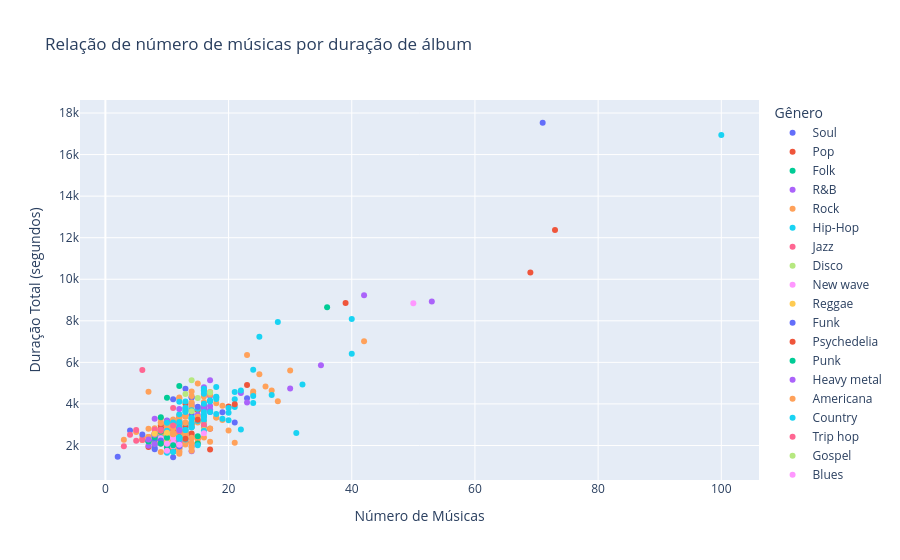

The notebook cell saved with this chart:
### Markdown cell above
Rock é o gênero mais presente na lista. De 500 álbuns, 203 são desse gênero musical.

### Code cell
fig = px.scatter(
    df,
    x='number_of_songs',
    y='durations_in_seconds',
    color='genre',
    hover_data=['artist', 'genre'],
    title='Relação de número de músicas por duração de álbum',
    labels={
        'number_of_songs': 'Número de Músicas',
        'durations_in_seconds': 'Duração Total (segundos)',
        'genre': 'Gênero'
    },
)

fig.show()

### Figure 1 — Plotly figure (JSON) as saved in the notebook; plotly's stock layout.template omitted (floating-point values rounded to 4 significant figures; data arrays with more than 128 entries replaced by an {"elided": "..."} marker saying what was removed)
{"data": [{"customdata": [["Marvin Gaye", "Soul"], ["Aretha Franklin", "Soul"], ["D’Angelo", "Soul"], ["Amy Winehouse", "Soul"], ["Stevie Wonder", "Soul"], ["Stevie Wonder", "Soul"], ["Curtis Mayfield", "Soul"], ["Erykah Badu", "Soul"], ["Erykah Badu", "Soul"], ["Otis Redding", "Soul"], ["D’Angelo", "Soul"], ["Sade", "Soul"], ["Sam Cooke", "Soul"], ["Curtis Mayfield", "Soul"], ["Bill Withers", "Soul"], ["Al Green", "Soul"], ["Solange", "Soul"], ["Bill Withers", "Soul"], ["Sly and the Family Stone", "Soul"], ["Stevie Wonder", "Soul"], ["Isaac Hayes", "Soul"], ["Aretha Franklin", "Soul"], ["Ike and Tina Turner", "Soul"], ["D’Angelo and the Vanguard", "Soul"], ["The Beach Boys", "Soul"], ["Smokey Robinson and the Miracles", "Soul"], ["Earth, Wind and Fire", "Soul"], ["Marvin Gaye", "Soul"], ["Al Green", "Soul"], ["Otis Redding", "Soul"], ["Al Green", "Soul"], ["Laura Nyro", "Soul"], ["The Isley Brothers", "Soul"], ["Maxwell", "Soul"], ["Marvin Gaye", "Soul"]], "hovertemplate": "Gênero=%{customdata[1]}<br>Número de Músicas=%{x}<br>Duração Total (segundos)=%{y}<br>artist=%{customdata[0]}<extra></extra>", "legendgroup": "Soul", "marker": {"color": "#636efa", "symbol": "circle"}, "mode": "markers", "name": "Soul", "orientation": "v", "showlegend": true, "type": "scatter", "x": [9, 14, 13, 11, 9, 10, 9, 14, 14, 11, 10, 9, 9, 8, 12, 9, 21, 10, 12, 9, 4, 12, 23, 12, 11, 12, 8, 8, 9, 12, 10, 13, 9, 9, 14], "xaxis": "x", "y": [2132, 1971, 4734, 2096, 2632, 2609, 2218, 3495, 4310, 1942, 3197, 2671, 2249, 2428, 2137, 2099, 3103, 2174, 2396, 2855, 2724, 2686, 4271, 3354, 1434, 2029, 2303, 1896, 2107, 2175, 2194, 2775, 2335, 2241, 4311], "yaxis": "y"}, {"customdata": [["The Beach Boys", "Pop"], ["Prince and the Revolution", "Pop"], ["Michael Jackson", "Pop"], ["Kate Bush", "Pop"], ["Dusty Springfield", "Pop"], ["Taylor Swift", "Pop"], ["Fiona Apple", "Pop"], ["Joni Mitchell", "Pop"], ["Janet Jackson", "Pop"], ["The Smiths", "Pop"], ["Adele", "Pop"], ["Madonna", "Pop"], ["George Michael", "Pop"], ["R.E.M", "Pop"], ["Depeche Mode", "Pop"], ["Michael Jackson", "Pop"], ["Robyn", "Pop"], ["Fiona Apple", "Pop"], ["Madonna", "Pop"], ["Rihanna", "Pop"], ["The Zombies", "Pop"], ["Cocteau Twins", "Pop"], ["Whitney Houston", "Pop"], ["New Order", "Pop"], ["Randy Newman", "Pop"], ["Björk", "Pop"], ["Peter Gabriel", "Pop"], ["ABBA", "Pop"], ["Rosalía", "Pop"], ["Madonna", "Pop"], ["Roxy Music", "Pop"], ["Brian Eno", "Pop"], ["Janet Jackson", "Pop"], ["Olivia Rodrigo", "Pop"], ["Tame Impala", "Pop"], ["The Kinks", "Pop"], ["Mariah Carey", "Pop"], ["Taylor Swift", "Pop"], ["Billie Eilish", "Pop"], ["Brian Wilson", "Pop"], ["Magnetic Fields", "Pop"], ["Pet Shop Boys", "Pop"], ["Britney Spears", "Pop"], ["Fiona Apple", "Pop"], ["Lorde", "Pop"], ["The Kinks", "Pop"], ["Selena", "Pop"], ["Belle and Sebastian", "Pop"], ["Lady Gaga", "Pop"], ["Phil Spector", "Pop"], ["Harry Styles", "Pop"], ["The Ronettes", "Pop"], ["Shakira", "Pop"], ["Suicide", "Pop"]], "hovertemplate": "Gênero=%{customdata[1]}<br>Número de Músicas=%{x}<br>Duração Total (segundos)=%{y}<br>artist=%{customdata[0]}<extra></extra>", "legendgroup": "Pop", "marker": {"color": "#EF553B", "symbol": "circle"}, "mode": "markers", "name": "Pop", "orientation": "v", "showlegend": true, "type": "scatter", "x": [13, 9, 9, 12, 11, 16, 10, 11, 9, 10, 11, 17, 9, 12, 9, 10, 15, 10, 13, 13, 12, 10, 10, 8, 17, 11, 9, 39, 11, 11, 10, 14, 20, 11, 13, 15, 14, 13, 14, 17, 69, 10, 12, 12, 11, 13, 10, 10, 14, 73, 13, 12, 11, 7], "xaxis": "x", "y": [2157, 2635, 2536, 2853, 1959, 3909, 2559, 2218, 2508, 2208, 2892, 4412, 2977, 2651, 2822, 2639, 3700, 2559, 4012, 2616, 2118, 2262, 2814, 2554, 1807, 2770, 2516, 8858, 1813, 3076, 2246, 2455, 3874, 2081, 3072, 2351, 3010, 2921, 2575, 2809, 10323, 2872, 2617, 3034, 2459, 2177, 2127, 2477, 3667, 12372, 2508, 2194, 2466, 1927], "yaxis": "y"}, {"customdata": [["Joni Mitchell", "Folk"], ["John Prine", "Folk"], ["Taylor Swift", "Folk"], ["Leonard Cohen", "Folk"], ["Nick Drake", "Folk"], ["Elliott Smith", "Folk"], ["Tracy Chapman", "Folk"], ["Bon Iver", "Folk"]], "hovertemplate": "Gênero=%{customdata[1]}<br>Número de Músicas=%{x}<br>Duração Total (segundos)=%{y}<br>artist=%{customdata[0]}<extra></extra>", "legendgroup": "Folk", "marker": {"color": "#00cc96", "symbol": "circle"}, "mode": "markers", "name": "Folk", "orientation": "v", "showlegend": true, "type": "scatter", "x": [10, 13, 16, 10, 11, 12, 11, 9], "xaxis": "x", "y": [2175, 2647, 3809, 2462, 1702, 2212, 2171, 2234], "yaxis": "y"}, {"customdata": [["Stevie Wonder", "R&B"], ["Beyoncé", "R&B"], ["Prince", "R&B"], ["James Brown", "R&B"], ["Beyonce", "R&B"], ["Aretha Franklin", "R&B"], ["Frank Ocean", "R&B"], ["Beyoncé", "R&B"], ["Van Morrison", "R&B"], ["Mary J. Blige", "R&B"], ["Frank Ocean", "R&B"], ["Ray Charles", "R&B"], ["TLC", "R&B"], ["Sade", "R&B"], ["Mary J. Blige", "R&B"], ["Alicia Keys", "R&B"], ["Destiny’s Child", "R&B"], ["Sam Cooke", "R&B"], ["Aaliyah", "R&B"], ["Janet Jackson", "R&B"], ["SZA", "R&B"], ["Dr. John", "R&B"], ["Luther Vandross", "R&B"], ["The Temptations", "R&B"], ["Kelis", "R&B"], ["Diana Ross", "R&B"], ["Anita Baker", "R&B"], ["The Four Tops", "R&B"], ["Usher", "R&B"], ["The Weeknd", "R&B"], ["Diana Ross and the Supremes", "R&B"], ["SZA", "R&B"], ["Boyz II Men", "R&B"]], "hovertemplate": "Gênero=%{customdata[1]}<br>Número de Músicas=%{x}<br>Duração Total (segundos)=%{y}<br>artist=%{customdata[0]}<extra></extra>", "legendgroup": "R&B", "marker": {"color": "#ab63fa", "symbol": "circle"}, "mode": "markers", "name": "R&B", "orientation": "v", "showlegend": true, "type": "scatter", "x": [17, 12, 16, 12, 16, 14, 17, 14, 10, 17, 17, 53, 16, 9, 12, 15, 16, 30, 17, 22, 23, 7, 7, 42, 14, 8, 8, 12, 17, 14, 35, 14, 13], "xaxis": "x", "y": [5143, 2745, 4806, 1891, 3734, 1721, 3608, 3995, 2294, 3899, 3738, 8928, 3370, 2747, 3119, 3465, 3892, 4748, 4398, 4532, 4071, 1992, 2210, 9231, 3705, 2057, 2229, 1964, 3630, 3906, 5863, 2941, 3458], "yaxis": "y"}, {"customdata": {"elided": "203x2 str values"}, "hovertemplate": "Gênero=%{customdata[1]}<br>Número de Músicas=%{x}<br>Duração Total (segundos)=%{y}<br>artist=%{customdata[0]}<extra></extra>", "legendgroup": "Rock", "marker": {"color": "#FFA15A", "symbol": "circle"}, "mode": "markers", "name": "Rock", "orientation": "v", "showlegend": true, "type": "scatter", "x": {"elided": "203 int values"}, "xaxis": "x", "y": {"elided": "203 int values"}, "yaxis": "y"}, {"customdata": [["Lauryn Hill", "Hip-Hop"], ["Public Enemy", "Hip-Hop"], ["Kanye West", "Hip-Hop"], ["Kendrick Lamar", "Hip-Hop"], ["The Notorious B.I.G.", "Hip-Hop"], ["Wu-Tang Clan", "Hip-Hop"], ["Dr. Dre", "Hip-Hop"], ["A Tribe Called Quest", "Hip-Hop"], ["Nas", "Hip-Hop"], ["OutKast", "Hip-Hop"], ["Jay-Z", "Hip-Hop"], ["Eric B. and Rakim", "Hip-Hop"], ["OutKast", "Hip-Hop"], ["Jay-Z", "Hip-Hop"], ["N.W.A.", "Hip-Hop"], ["Kanye West", "Hip-Hop"], ["Missy “Misdemeanor” Elliott", "Hip-Hop"], ["Drake", "Hip-Hop"], ["De La Soul", "Hip-Hop"], ["Kendrick Lamar", "Hip-Hop"], ["Kanye West", "Hip-Hop"], ["Beastie Boys", "Hip-Hop"], ["Fugees", "Hip-Hop"], ["Eminem", "Hip-Hop"], ["Jay-Z", "Hip-Hop"], ["Kendrick Lamar", "Hip-Hop"], ["Public Enemy", "Hip-Hop"], ["Notorious B.I.G.", "Hip-Hop"], ["Ice Cube", "Hip-Hop"], ["Beastie Boys", "Hip-Hop"], ["A Tribe Called Quest", "Hip-Hop"], ["Kanye West", "Hip-Hop"], ["Lil Wayne", "Hip-Hop"], ["Run-DMC", "Hip-Hop"], ["Raekwon", "Hip-Hop"], ["De La Soul", "Hip-Hop"], ["Boogie Down Productions", "Hip-Hop"], ["Kanye West", "Hip-Hop"], ["LL Cool J", "Hip-Hop"], ["Beastie Boys", "Hip-Hop"], ["Kanye West", "Hip-Hop"], ["50 Cent", "Hip-Hop"], ["OutKast", "Hip-Hop"], ["DJ Shadow", "Hip-Hop"], ["Snoop Doggy Dogg", "Hip-Hop"], ["GZA", "Hip-Hop"], ["Eminem", "Hip-Hop"], ["Madvillain", "Hip-Hop"], ["Drake", "Hip-Hop"], ["Mobb Deep", "Hip-Hop"], ["Lil Wayne", "Hip-Hop"], ["Run-DMC", "Hip-Hop"], ["J Dilla", "Hip-Hop"], ["Ghostface Killah", "Hip-Hop"], ["The Roots", "Hip-Hop"], ["M.I.A", "Hip-Hop"], ["2Pac", "Hip-Hop"], ["Kid Cudi", "Hip-Hop"], ["Juvenile", "Hip-Hop"], ["The Pharcyde", "Hip-Hop"]], "hovertemplate": "Gênero=%{customdata[1]}<br>Número de Músicas=%{x}<br>Duração Total (segundos)=%{y}<br>artist=%{customdata[0]}<extra></extra>", "legendgroup": "Hip-Hop", "marker": {"color": "#19d3f3", "symbol": "circle"}, "mode": "markers", "name": "Hip-Hop", "orientation": "v", "showlegend": true, "type": "scatter", "x": [16, 16, 13, 16, 17, 12, 15, 14, 10, 16, 13, 10, 24, 14, 13, 21, 17, 18, 24, 12, 21, 15, 13, 18, 14, 14, 20, 25, 16, 13, 14, 13, 16, 12, 17, 27, 11, 12, 14, 20, 10, 16, 40, 13, 19, 12, 20, 22, 17, 16, 22, 9, 31, 21, 18, 13, 28, 18, 18, 16], "xaxis": "x", "y": [4659, 3471, 4119, 4731, 4145, 3506, 3772, 2883, 2388, 4487, 3805, 2708, 4387, 3332, 3616, 4573, 3606, 4818, 4044, 4103, 4225, 3183, 3652, 4324, 3312, 3294, 3801, 7239, 2976, 2743, 3072, 3083, 4624, 2386, 4170, 4429, 3103, 3125, 3696, 3209, 2401, 3224, 8089, 3803, 3284, 3049, 3579, 2768, 4118, 4011, 4642, 2367, 2604, 3850, 4232, 2286, 7940, 3513, 4349, 3401], "yaxis": "y"}, {"customdata": [["Miles Davis", "Jazz"], ["John Coltrane", "Jazz"], ["Miles Davis", "Jazz"], ["Nina Simone", "Jazz"], ["John Coltrane", "Jazz"], ["Herbie Hancock", "Jazz"], ["Joni Mitchel", "Jazz"], ["Frank Sinatra", "Jazz"], ["Billie Holiday", "Jazz"], ["Charles Mingus", "Jazz"], ["Ornette Coleman", "Jazz"], ["Alice Coltrane", "Jazz"], ["Roberta Flack", "Jazz"]], "hovertemplate": "Gênero=%{customdata[1]}<br>Número de Músicas=%{x}<br>Duração Total (segundos)=%{y}<br>artist=%{customdata[0]}<extra></extra>", "legendgroup": "Jazz", "marker": {"color": "#FF6692", "symbol": "circle"}, "mode": "markers", "name": "Jazz", "orientation": "v", "showlegend": true, "type": "scatter", "x": [5, 3, 6, 11, 7, 4, 10, 16, 12, 9, 6, 5, 8], "xaxis": "x", "y": [2744, 1967, 5637, 2348, 2223, 2512, 2554, 2992, 2676, 2753, 2279, 2226, 2768], "yaxis": "y"}, {"customdata": [["Michael Jackson", "Disco"], ["Various Artists", "Disco"], ["Daft Punk", "Disco"], ["Donna Summer", "Disco"], ["Daft Punk", "Disco"], ["Chic", "Disco"]], "hovertemplate": "Gênero=%{customdata[1]}<br>Número de Músicas=%{x}<br>Duração Total (segundos)=%{y}<br>artist=%{customdata[0]}<extra></extra>", "legendgroup": "Disco", "marker": {"color": "#B6E880", "symbol": "circle"}, "mode": "markers", "name": "Disco", "orientation": "v", "showlegend": true, "type": "scatter", "x": [10, 17, 14, 15, 13, 7], "xaxis": "x", "y": [2544, 4554, 3650, 4288, 4479, 2206], "yaxis": "y"}, {"customdata": [["Talking Heads", "New wave"], ["Elvis Costello", "New wave"], ["Blondie", "New wave"], ["The Pretenders", "New wave"], ["The Police", "New wave"], ["The B-52’s", "New wave"], ["Devo", "New wave"], ["The Cars", "New wave"], ["Talking Heads", "New wave"], ["The Go-Go’s", "New wave"], ["Blondie", "New wave"]], "hovertemplate": "Gênero=%{customdata[1]}<br>Número de Músicas=%{x}<br>Duração Total (segundos)=%{y}<br>artist=%{customdata[0]}<extra></extra>", "legendgroup": "New wave", "marker": {"color": "#FF97FF", "symbol": "circle"}, "mode": "markers", "name": "New wave", "orientation": "v", "showlegend": true, "type": "scatter", "x": [8, 12, 11, 12, 11, 9, 11, 9, 11, 11, 11], "xaxis": "x", "y": [2410, 2114, 2346, 2832, 2382, 2354, 2064, 2120, 2492, 2134, 1978], "yaxis": "y"}, {"customdata": [["Bob Marley and the Wailers", "Reggae"], ["Bob Marley and the Wailers", "Reggae"], ["Jimmy Cliff and Various Artists", "Reggae"], ["Toots and the Maytals", "Reggae"], ["Black Uhuru", "Reggae"], ["Manu Chao", "Reggae"]], "hovertemplate": "Gênero=%{customdata[1]}<br>Número de Músicas=%{x}<br>Duração Total (segundos)=%{y}<br>artist=%{customdata[0]}<extra></extra>", "legendgroup": "Reggae", "marker": {"color": "#FECB52", "symbol": "circle"}, "mode": "markers", "name": "Reggae", "orientation": "v", "showlegend": true, "type": "scatter", "x": [10, 9, 12, 8, 8, 16], "xaxis": "x", "y": [2244, 2156, 2395, 2096, 2364, 2751], "yaxis": "y"}, {"customdata": [["James Brown", "Funk"], ["Sly and the Family Stone", "Funk"], ["Sly and the Family Stone", "Funk"], ["Prince", "Funk"], ["Funkadelic", "Funk"], ["Prince", "Funk"], ["Funkadelic", "Funk"], ["Parliament", "Funk"], ["The Meters", "Funk"], ["James Brown", "Funk"], ["Rufus, Chaka Khan", "Funk"]], "hovertemplate": "Gênero=%{customdata[1]}<br>Número de Músicas=%{x}<br>Duração Total (segundos)=%{y}<br>artist=%{customdata[0]}<extra></extra>", "legendgroup": "Funk", "marker": {"color": "#636efa", "symbol": "circle"}, "mode": "markers", "name": "Funk", "orientation": "v", "showlegend": true, "type": "scatter", "x": [71, 12, 8, 11, 7, 8, 6, 8, 12, 15, 9], "xaxis": "x", "y": [17532, 2853, 2487, 4229, 2216, 1814, 2530, 2298, 1953, 3869, 2237], "yaxis": "y"}, {"customdata": [["The Jimi Hendrix Experience", "Psychedelia"]], "hovertemplate": "Gênero=%{customdata[1]}<br>Número de Músicas=%{x}<br>Duração Total (segundos)=%{y}<br>artist=%{customdata[0]}<extra></extra>", "legendgroup": "Psychedelia", "marker": {"color": "#EF553B", "symbol": "circle"}, "mode": "markers", "name": "Psychedelia", "orientation": "v", "showlegend": true, "type": "scatter", "x": [13], "xaxis": "x", "y": [2329], "yaxis": "y"}, {"customdata": [["The Stooges", "Punk"], ["The Replacements", "Punk"], ["Joy Divison", "Punk"], ["The Slits", "Punk"], ["Minutemen", "Punk"], ["Gang of Four", "Punk"], ["The Modern Lovers", "Punk"], ["Joy Division", "Punk"], ["The Clash", "Punk"], ["MC5", "Punk"], ["The Raincoats", "Punk"], ["Hüsker Dü", "Punk"], ["LCD Soundsystem", "Punk"], ["Black Flag", "Punk"], ["The Stooges", "Punk"]], "hovertemplate": "Gênero=%{customdata[1]}<br>Número de Músicas=%{x}<br>Duração Total (segundos)=%{y}<br>artist=%{customdata[0]}<extra></extra>", "legendgroup": "Punk", "marker": {"color": "#00cc96", "symbol": "circle"}, "mode": "markers", "name": "Punk", "orientation": "v", "showlegend": true, "type": "scatter", "x": [7, 11, 10, 10, 12, 12, 9, 9, 36, 8, 10, 15, 9, 15, 8], "xaxis": "x", "y": [2195, 2011, 2368, 1912, 4861, 2393, 2091, 2656, 8649, 2392, 1886, 2449, 3355, 2098, 2073], "yaxis": "y"}, {"customdata": [["Metallica", "Heavy metal"], ["Black Sabbath", "Heavy metal"], ["Rage Against the Machine", "Heavy metal"], ["Black Sabbath", "Heavy metal"], ["Metallica", "Heavy metal"], ["Black Sabbath", "Heavy metal"], ["Motörhead", "Heavy metal"]], "hovertemplate": "Gênero=%{customdata[1]}<br>Número de Músicas=%{x}<br>Duração Total (segundos)=%{y}<br>artist=%{customdata[0]}<extra></extra>", "legendgroup": "Heavy metal", "marker": {"color": "#ab63fa", "symbol": "circle"}, "mode": "markers", "name": "Heavy metal", "orientation": "v", "showlegend": true, "type": "scatter", "x": [8, 8, 10, 8, 12, 7, 12], "xaxis": "x", "y": [3292, 2514, 3175, 2069, 3760, 2288, 2202], "yaxis": "y"}, {"customdata": [["Lucinda Williams", "Americana"], ["The Band", "Americana"], ["Bonnie Raitt", "Americana"]], "hovertemplate": "Gênero=%{customdata[1]}<br>Número de Músicas=%{x}<br>Duração Total (segundos)=%{y}<br>artist=%{customdata[0]}<extra></extra>", "legendgroup": "Americana", "marker": {"color": "#FFA15A", "symbol": "circle"}, "mode": "markers", "name": "Americana", "orientation": "v", "showlegend": true, "type": "scatter", "x": [13, 11, 11], "xaxis": "x", "y": [3100, 2542, 2551], "yaxis": "y"}, {"customdata": [["Ray Charles", "Country"], ["Hank Williams", "Country"], ["Johnny Cash", "Country"], ["Dixie Chicks", "Country"], ["Patsy Cline", "Country"], ["Willie Nelson", "Country"], ["Dolly Parton", "Country"], ["Kacey Musgraves", "Country"], ["Merle Haggard", "Country"], ["Shania Twain", "Country"], ["Gillian Welch", "Country"], ["Eric Church", "Country"], ["Lucinda Williams", "Country"], ["Loretta Lynn", "Country"], ["Jason Isbell", "Country"], ["Miranda Labert", "Country"]], "hovertemplate": "Gênero=%{customdata[1]}<br>Número de Músicas=%{x}<br>Duração Total (segundos)=%{y}<br>artist=%{customdata[0]}<extra></extra>", "legendgroup": "Country", "marker": {"color": "#19d3f3", "symbol": "circle"}, "mode": "markers", "name": "Country", "orientation": "v", "showlegend": true, "type": "scatter", "x": [12, 40, 16, 14, 32, 15, 10, 13, 100, 16, 10, 12, 12, 11, 12, 24], "xaxis": "x", "y": [2373, 6419, 2705, 2882, 4932, 2010, 1646, 2744, 16946, 3608, 3094, 2379, 2315, 1697, 2838, 5641], "yaxis": "y"}, {"customdata": [["Portishead", "Trip hop"], ["Massive Attack", "Trip hop"], ["Massive Attack", "Trip hop"]], "hovertemplate": "Gênero=%{customdata[1]}<br>Número de Músicas=%{x}<br>Duração Total (segundos)=%{y}<br>artist=%{customdata[0]}<extra></extra>", "legendgroup": "Trip hop", "marker": {"color": "#FF6692", "symbol": "circle"}, "mode": "markers", "name": "Trip hop", "orientation": "v", "showlegend": true, "type": "scatter", "x": [11, 9, 11], "xaxis": "x", "y": [2961, 2708, 3809], "yaxis": "y"}, {"customdata": [["Aretha Franklin", "Gospel"]], "hovertemplate": "Gênero=%{customdata[1]}<br>Número de Músicas=%{x}<br>Duração Total (segundos)=%{y}<br>artist=%{customdata[0]}<extra></extra>", "legendgroup": "Gospel", "marker": {"color": "#B6E880", "symbol": "circle"}, "mode": "markers", "name": "Gospel", "orientation": "v", "showlegend": true, "type": "scatter", "x": [14], "xaxis": "x", "y": [5143], "yaxis": "y"}, {"customdata": [["Etta James", "Blues"], ["B.B. King", "Blues"], ["Robert Johnson", "Blues"], ["Howlin' Wolf", "Blues"], ["Muddy Waters", "Blues"]], "hovertemplate": "Gênero=%{customdata[1]}<br>Número de Músicas=%{x}<br>Duração Total (segundos)=%{y}<br>artist=%{customdata[0]}<extra></extra>", "legendgroup": "Blues", "marker": {"color": "#FF97FF", "symbol": "circle"}, "mode": "markers", "name": "Blues", "orientation": "v", "showlegend": true, "type": "scatter", "x": [10, 10, 16, 12, 50], "xaxis": "x", "y": [1751, 2086, 2588, 2033, 8844], "yaxis": "y"}, {"customdata": [["Björk", "Electronic"], ["Kraftwerk", "Electronic"]], "hovertemplate": "Gênero=%{customdata[1]}<br>Número de Músicas=%{x}<br>Duração Total (segundos)=%{y}<br>artist=%{customdata[0]}<extra></extra>", "legendgroup": "Electronic", "marker": {"color": "#FECB52", "symbol": "circle"}, "mode": "markers", "name": "Electronic", "orientation": "v", "showlegend": true, "type": "scatter", "x": [10, 8], "xaxis": "x", "y": [2615, 2565], "yaxis": "y"}, {"customdata": [["Burna Boy", "Afrobeats"], ["Fela Kuti and Africa 70", "Afrobeats"]], "hovertemplate": "Gênero=%{customdata[1]}<br>Número de Músicas=%{x}<br>Duração Total (segundos)=%{y}<br>artist=%{customdata[0]}<extra></extra>", "legendgroup": "Afrobeats", "marker": {"color": "#636efa", "symbol": "circle"}, "mode": "markers", "name": "Afrobeats", "orientation": "v", "showlegend": true, "type": "scatter", "x": [19, 2], "xaxis": "x", "y": [3600, 1453], "yaxis": "y"}, {"customdata": [["Bad Bunny", "Reggaeton"], ["Bad Bunny", "Reggaeton"], ["Daddy Yankee", "Reggaeton"]], "hovertemplate": "Gênero=%{customdata[1]}<br>Número de Músicas=%{x}<br>Duração Total (segundos)=%{y}<br>artist=%{customdata[0]}<extra></extra>", "legendgroup": "Reggaeton", "marker": {"color": "#EF553B", "symbol": "circle"}, "mode": "markers", "name": "Reggaeton", "orientation": "v", "showlegend": true, "type": "scatter", "x": [23, 15, 21], "xaxis": "x", "y": [4913, 3237, 3984], "yaxis": "y"}, {"customdata": [["King Sunny Adé", "Jùjú"]], "hovertemplate": "Gênero=%{customdata[1]}<br>Número de Músicas=%{x}<br>Duração Total (segundos)=%{y}<br>artist=%{customdata[0]}<extra></extra>", "legendgroup": "Jùjú", "marker": {"color": "#00cc96", "symbol": "circle"}, "mode": "markers", "name": "Jùjú", "orientation": "v", "showlegend": true, "type": "scatter", "x": [10], "xaxis": "x", "y": [4300], "yaxis": "y"}, {"customdata": [["Various Artists", "Mbaqanga"]], "hovertemplate": "Gênero=%{customdata[1]}<br>Número de Músicas=%{x}<br>Duração Total (segundos)=%{y}<br>artist=%{customdata[0]}<extra></extra>", "legendgroup": "Mbaqanga", "marker": {"color": "#ab63fa", "symbol": "circle"}, "mode": "markers", "name": "Mbaqanga", "orientation": "v", "showlegend": true, "type": "scatter", "x": [12], "xaxis": "x", "y": [2742], "yaxis": "y"}], "layout": {"legend": {"title": {"text": "Gênero"}, "tracegroupgap": 0}, "title": {"text": "Relação de número de músicas por duração de álbum"}, "xaxis": {"anchor": "y", "domain": [0, 1], "title": {"text": "Número de Músicas"}}, "yaxis": {"anchor": "x", "domain": [0, 1], "title": {"text": "Duração Total (segundos)"}}}}
